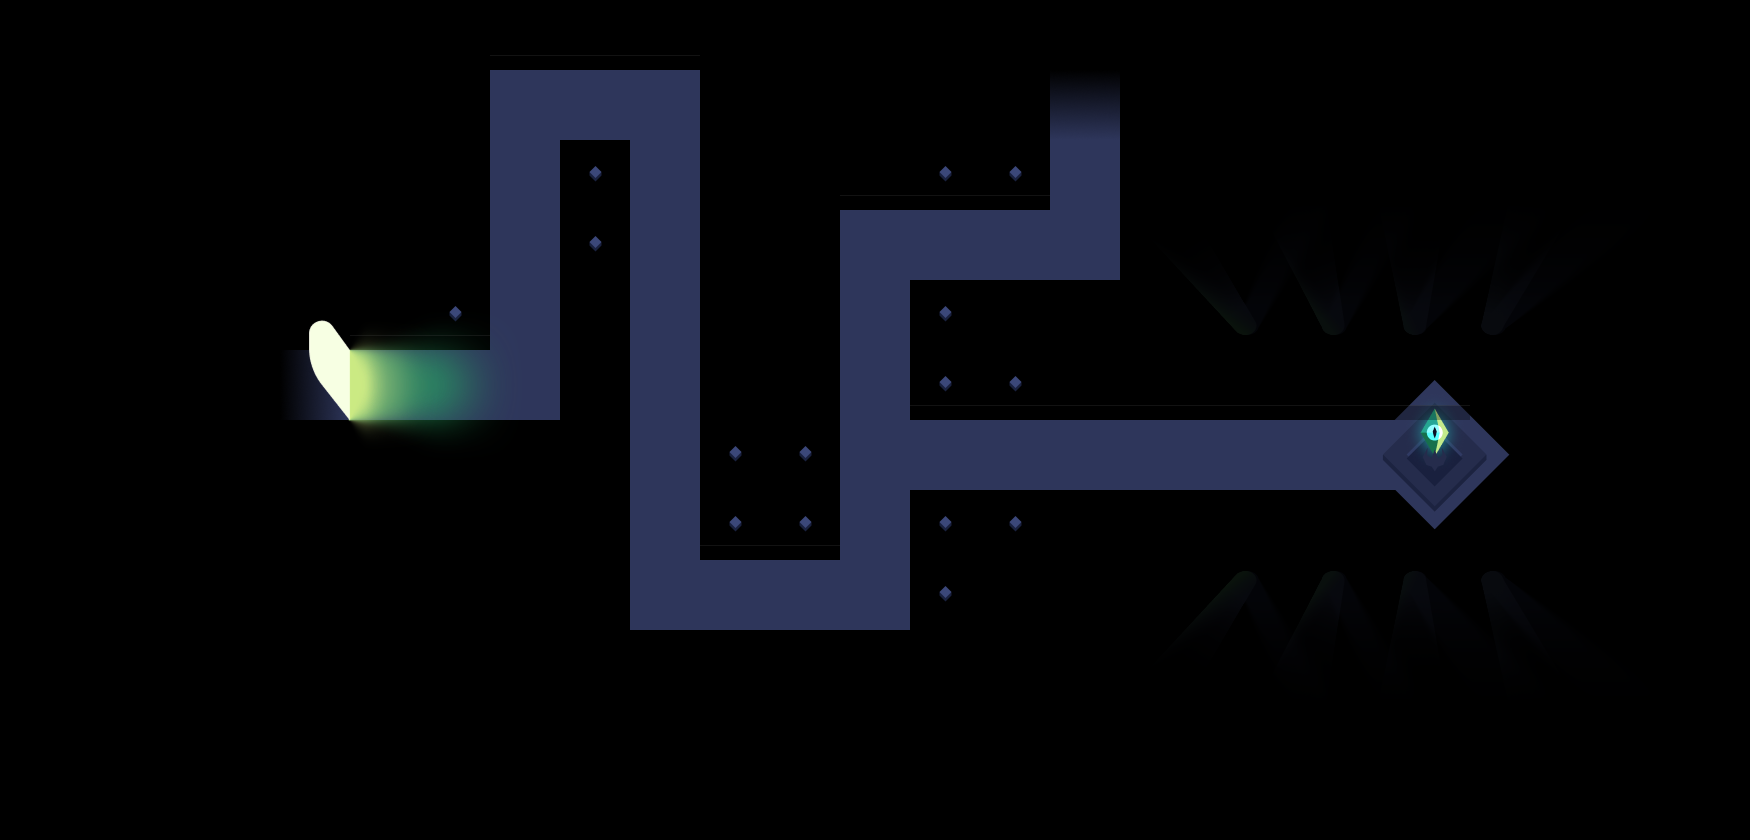

This is a level from a 2D game, rendered from its Tiled map with the project's own tilesets. A one-line summary and the complete map file follow:
An orthogonal 25x12 tile map with 70x70 px tiles, 2 tile layers (Tile Layer 1, walls) and 1 object (core).

<map version="1.10" tiledversion="1.11.2" orientation="orthogonal" renderorder="right-down" width="25" height="12" tilewidth="70" tileheight="70" infinite="0" nextlayerid="7" nextobjectid="8">
 <tileset firstgid="1" source="../images/tiles/Images.tsx" />
 <layer id="1" name="Tile Layer 1" width="25" height="12">
  <data encoding="csv">
0,0,0,0,0,0,0,0,0,0,0,0,0,0,0,0,0,0,0,0,0,0,0,0,0,
0,0,0,0,0,0,0,3,3,3,0,0,0,0,0,2684354564,0,0,0,0,0,0,0,0,0,
0,0,0,0,0,0,0,3,5,3,0,0,0,5,5,3,0,0,0,0,0,0,0,0,0,
0,0,0,0,0,0,0,3,5,3,0,0,3,3,3,3,0,0,0,0,0,0,0,0,0,
0,0,0,0,0,0,5,3,0,3,0,0,3,5,0,0,6,0,0,0,0,0,0,0,0,
0,0,0,0,4,3,3,3,0,3,0,0,3,5,5,0,0,0,0,0,0,0,0,0,0,
0,0,0,0,1,0,0,0,0,3,5,5,3,3,3,3,3,3,3,3,0,0,0,0,0,
0,0,0,0,0,0,0,0,0,3,5,5,3,5,5,0,0,0,0,2,0,0,0,0,0,
0,0,0,0,0,0,0,0,0,3,3,3,3,5,0,0,0,0,0,0,0,0,0,0,0,
0,0,0,0,0,0,0,0,0,0,0,0,0,0,0,0,0,0,0,0,0,0,0,0,0,
0,0,0,0,0,0,0,0,0,0,0,0,0,0,0,0,1073741830,0,0,0,0,0,0,0,0,
0,0,0,0,0,0,0,0,0,0,0,0,0,0,0,0,0,0,0,0,0,0,0,0,0
</data>
 </layer>
 <layer id="6" name="walls" width="25" height="12">
  <data encoding="csv">
0,0,0,0,0,0,0,7,7,7,0,0,0,0,0,0,0,0,0,0,0,0,0,0,0,
0,0,0,0,0,0,0,0,0,0,0,0,0,0,0,0,0,0,0,0,0,0,0,0,0,
0,0,0,0,0,0,0,0,0,0,0,0,7,7,7,0,0,0,0,0,0,0,0,0,0,
0,0,0,0,0,0,0,0,0,0,0,0,0,0,0,0,0,0,0,0,0,0,0,0,0,
0,0,0,0,0,7,7,0,0,0,0,0,0,0,0,0,0,0,0,0,0,0,0,0,0,
0,0,0,0,0,0,0,0,0,0,0,0,0,7,7,7,7,7,7,7,7,0,0,0,0,
0,0,0,0,0,0,0,0,0,0,0,0,0,0,0,0,0,0,0,0,0,0,0,0,0,
0,0,0,0,0,0,0,0,0,0,7,7,0,0,0,0,0,0,0,0,0,0,0,0,0,
0,0,0,0,0,0,0,0,0,0,0,0,0,0,0,0,0,0,0,0,0,0,0,0,0,
0,0,0,0,0,0,0,0,0,0,0,0,0,0,0,0,0,0,0,0,0,0,0,0,0,
0,0,0,0,0,0,0,0,0,0,0,0,0,0,0,0,0,0,0,0,0,0,0,0,0,
0,0,0,0,0,0,0,0,0,0,0,0,0,0,0,0,0,0,0,0,0,0,0,0,0
</data>
 </layer>
 <objectgroup id="5" name="Object Layer 1">
  <object id="5" name="core" x="1409.38" y="426.563" width="54.6875" height="54.6875" />
 </objectgroup>
</map>
